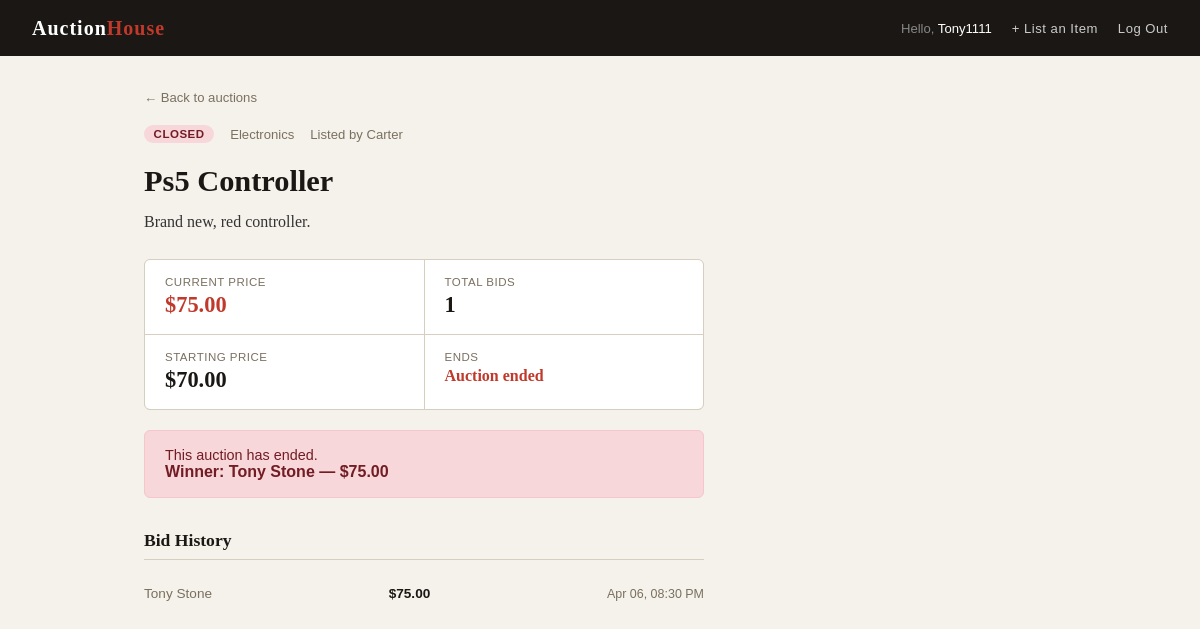
Screenshot of /item/1 (signed in) with the database file from the repository.
### models.py (models this page shows, shortened)
class User(UserMixin, db.Model):
    __tablename__ = 'user'
    id = db.Column(db.Integer, primary_key=True)
    username = db.Column(db.String(80), unique=True, nullable=False)
    email = db.Column(db.String(120), unique=True, nullable=False)
    password_hash = db.Column(db.String(128), nullable=False)
    created_at = db.Column(db.DateTime, default=datetime.utcnow)
    items = db.relationship('Item', backref='seller', lazy=True, foreign_keys='Item.seller_id')
    bids = db.relationship('Bid', backref='bidder', lazy=True)

class Item(db.Model):
    __tablename__ = 'item'
    id = db.Column(db.Integer, primary_key=True)
    seller_id = db.Column(db.Integer, db.ForeignKey('user.id'), nullable=False)
    category_id = db.Column(db.Integer, db.ForeignKey('category.id'), nullable=False)
    title = db.Column(db.String(120), nullable=False)
    description = db.Column(db.Text, nullable=False)
    starting_price = db.Column(db.Float, nullable=False)
    end_time = db.Column(db.DateTime, nullable=False)
    status = db.Column(db.String(10), default='open')  # 'open' or 'closed'
    bids = db.relationship('Bid', backref='item', lazy=True)
    def current_price(self):
        if self.bids:
            return max(b.amount for b in self.bids)
        return self.starting_price
    def bid_count(self):
        return len(self.bids)
    def is_open(self):
        return self.status == 'open' and datetime.utcnow() < self.end_time

class Category(db.Model):
    __tablename__ = 'category'
    id = db.Column(db.Integer, primary_key=True)
    name = db.Column(db.String(50), unique=True, nullable=False)
    items = db.relationship('Item', backref='category', lazy=True)

class Bid(db.Model):
    __tablename__ = 'bid'
    id = db.Column(db.Integer, primary_key=True)
    item_id = db.Column(db.Integer, db.ForeignKey('item.id'), nullable=False)
    bidder_id = db.Column(db.Integer, db.ForeignKey('user.id'), nullable=False)
    amount = db.Column(db.Float, nullable=False)
    placed_at = db.Column(db.DateTime, default=datetime.utcnow)

### app.py (the view, shortened to what this page needs)
@app.route('/item/<int:item_id>', methods=['GET', 'POST'])
def item_detail(item_id):
    item = Item.query.get_or_404(item_id)
    form = BidForm()
    bids = Bid.query.filter_by(item_id=item_id).order_by(Bid.placed_at.desc()).all()
    return render_template('item.html', item=item, form=form, bids=bids)

### app.py (called while the page is built)
@login_manager.user_loader
def load_user(user_id):
    return User.query.get(int(user_id))

@app.template_filter('localtime')
def localtime_filter(dt):
    return dt - timedelta(hours=4)

def seed_data():
    if Category.query.count() == 0:
        categories = ['Electronics', 'Clothing', 'Collectibles', 'Books', 'Sports', 'Other']
        for name in categories:
            db.session.add(Category(name=name))
        db.session.commit()

@app.before_request
def create_tables():
    db.create_all()
    seed_data()

### templates/item.html (shortened to what this page needs)
{% extends 'base.html' %}
{% block content %}
<a href="{{ url_for('index') }}" class="back">← Back to auctions</a>
<div class="item-layout">
  <div class="item-main">
    <div class="item-meta">
      <span class="badge badge-{{ item.status }}">{{ item.status }}</span>
      <span>{{ item.category.name }}</span>
      <span>Listed by {{ item.seller.username }}</span>
    </div>
    <h1>{{ item.title }}</h1>
    <p class="item-desc">{{ item.description }}</p>
    <div class="bid-stats">
      <div class="stat">
        <div class="label">Current Price</div>
        <div class="value price">${{ '%.2f'|format(item.current_price()) }}</div>
      </div>
      <div class="stat">
        <div class="label">Total Bids</div>
        <div class="value">{{ item.bid_count() }}</div>
      </div>
      <div class="stat">
        <div class="label">Starting Price</div>
        <div class="value">${{ '%.2f'|format(item.starting_price) }}</div>
      </div>
      <div class="stat">
        <div class="label">Ends</div>
        <div class="value" style="font-size:1rem;" data-endtime="{{ (item.end_time|localtime).strftime('%Y-%m-%dT%H:%M:%S') }}">{{ (item.end_time|localtime).strftime('%b %d, %Y %I:%M %p') }}</div>
      </div>
    </div>
    {% if not item.is_open() %}
      <div class="closed-banner">
        This auction has ended.
        {% if bids %}
          <div class="winner">Winner: {{ bids[0].bidder.username }} — ${{ '%.2f'|format(bids[0].amount) }}</div>
        {% else %}
          No bids were placed.
        {% endif %}
      </div>
    {% endif %}
    {% if bids %}
    <div class="bid-history">
      <h3>Bid History</h3>
      {% for bid in bids %}
        <div class="bid-row">
          <span class="bidder">{{ bid.bidder.username }}</span>
          <span class="amount">${{ '%.2f'|format(bid.amount) }}</span>
          <span class="time">{{ bid.placed_at.strftime('%b %d, %I:%M %p') }}</span>
        </div>
      {% endfor %}
    </div>
    {% endif %}
  </div>
</div>
{% endblock %}

### templates/base.html (shortened to what this page needs)
<!DOCTYPE html>
<html lang="en">
<head>
</head>
<body>
  <nav>
    <a href="{{ url_for('index') }}" class="brand">Auction<span>House</span></a>
    <div class="nav-links">
      {% if current_user.is_authenticated %}
        <span class="nav-user">Hello, <span>{{ current_user.username }}</span></span>
        <a href="{{ url_for('create_item') }}" class="nav-link">+ List an Item</a>
        <a href="{{ url_for('logout') }}" class="nav-link">Log Out</a>
      {% else %}
        <a href="{{ url_for('login') }}" class="nav-link">Log In</a>
        <a href="{{ url_for('register') }}" class="nav-link">Register</a>
      {% endif %}
    </div>
  </nav>
  <div class="container">
    {% block content %}{% endblock %}
  </div>
</body>
</html>

### templates/base.html (style rules this page uses)
*, *::before, *::after { box-sizing: border-box; margin: 0; padding: 0; }
:root { --bg: #f5f2eb; --surface: #ffffff; --border: #d6cfc0; --text: #1a1714; --text-muted: #7a7060; --accent: #c0392b; --accent-dark: #962d22; --success: #27ae60; --radius: 6px; --font: 'Georgia', serif; --font-ui: 'Verdana', sans-serif; }
body { background: var(--bg); color: var(--text); font-family: var(--font); min-height: 100vh; }
nav { background: var(--text); padding: 0 2rem; display: flex; align-items: center; justify-content: space-between; height: 56px; }
nav .brand { color: #fff; font-size: 1.25rem; font-weight: bold; text-decoration: none; letter-spacing: 1px; }
nav .brand span { color: var(--accent); }
nav .nav-links { display: flex; align-items: center; gap: 1.25rem; }
nav a.nav-link { color: #ccc; text-decoration: none; font-family: var(--font-ui); font-size: 0.82rem; letter-spacing: 0.5px; }
nav .nav-user { color: #888; font-family: var(--font-ui); font-size: 0.82rem; }
nav .nav-user span { color: #fff; }
.container { max-width: 960px; margin: 0 auto; padding: 2rem 1.5rem; }
.badge { display: inline-block; padding: 0.2rem 0.6rem; border-radius: 999px; font-family: var(--font-ui); font-size: 0.72rem; font-weight: bold; text-transform: uppercase; letter-spacing: 0.5px; }
.badge-closed { background: #f8d7da; color: #721c24; }

### templates/item.html (style rules this page uses)
.back { font-family: var(--font-ui); font-size: 0.82rem; color: var(--text-muted); text-decoration: none; display: inline-block; margin-bottom: 1.25rem; }
.item-layout { display: grid; grid-template-columns: 1fr 320px; gap: 2rem; align-items: start; }
.item-main h1 { font-size: 1.9rem; line-height: 1.2; margin-bottom: 0.5rem; }
.item-meta { display: flex; gap: 1rem; align-items: center; margin-bottom: 1.25rem; font-family: var(--font-ui); font-size: 0.82rem; color: var(--text-muted); }
.item-desc { line-height: 1.7; color: #333; margin-bottom: 1.5rem; }
.bid-stats { display: grid; grid-template-columns: 1fr 1fr; gap: 1px; background: var(--border); border: 1px solid var(--border); border-radius: var(--radius); overflow: hidden; margin-bottom: 1.25rem; }
.stat { background: var(--surface); padding: 1rem 1.25rem; }
.stat .label { font-family: var(--font-ui); font-size: 0.72rem; text-transform: uppercase; letter-spacing: 0.5px; color: var(--text-muted); margin-bottom: 0.25rem; }
.stat .value { font-size: 1.4rem; font-weight: bold; }
.stat .value.price { color: var(--accent); }
.bid-history h3 { font-size: 1.1rem; margin-bottom: 1rem; margin-top: 2rem; padding-bottom: 0.5rem; border-bottom: 1px solid var(--border); }
.bid-row { display: flex; justify-content: space-between; align-items: center; padding: 0.65rem 0; border-bottom: 1px solid var(--border); font-family: var(--font-ui); font-size: 0.85rem; }
.bid-row:last-child { border-bottom: none; }
.bid-row .bidder { color: var(--text-muted); }
.bid-row .amount { font-weight: bold; color: var(--text); }
.bid-row .time { font-size: 0.78rem; color: var(--text-muted); }
.closed-banner { background: #f8d7da; border: 1px solid #f5c6cb; border-radius: var(--radius); padding: 1rem 1.25rem; margin-bottom: 1.25rem; font-family: var(--font-ui); font-size: 0.9rem; color: #721c24; }
.winner { font-weight: bold; font-size: 1rem; }

### rows the page displays
User: username "Tony1111"
Item: status "CLOSED", title "Ps5 Controller", description "Brand new, red controller.", starting_price "70.00"
Category: category.name "Electronics"
User: seller.username "Carter"
Bid: current_price "75.00", amount "75.00", bidder.username "Tony Stone", placed_at "Apr 06, 08:30 PM"
User: username "Tony Stone"

### other values shown
{{ item.bid_count() }} "1"
